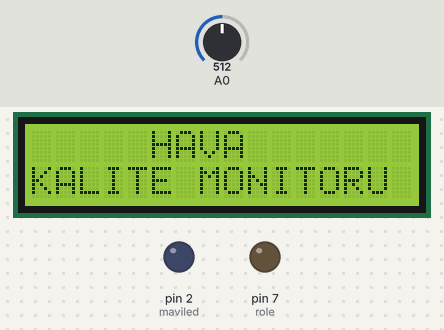
A sketch run on a simulated Arduino Uno, built with avr-gcc and run on an emulated ATmega328P. On the bench: 16×2 character LCD, output pins drawn as LEDs (lit = HIGH). The test bench sets the inputs (shaded band); at power-on: A0 = 512. What the sketch prints to the serial monitor is not drawn.

Above: at 3.1 s.
At 4.6 s:
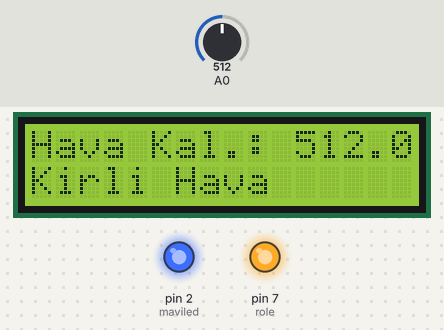
4.7 s: A0 set to 490
At 5.8 s:
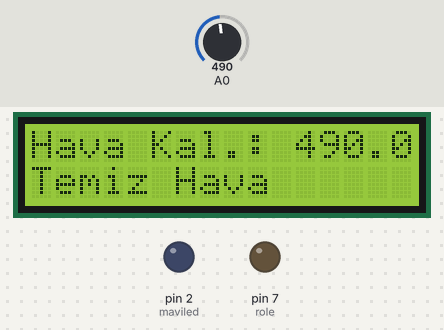
6.5 s: A0 set to 510
At 8.0 s:
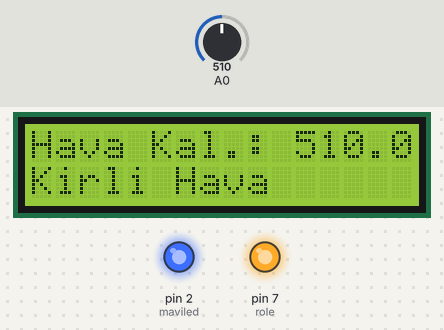
8.6 s: A0 set to 306
At 10.1 s:
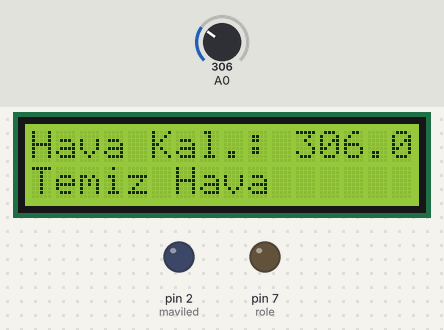
Timing chart, 0 to 11.6 s (numbered marks = the images above; inputs shaded):
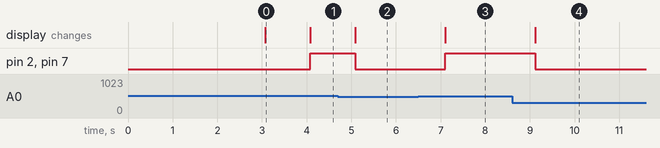

The sketch:

Untitled2.ino
```cpp
#include <SoftwareSerial.h>


#include <LiquidCrystal.h>


LiquidCrystal lcd(13, 12, 6, 5, 4, 3);


float t=0;

char data = 0;

int maviled=2;

int role=7;


void setup()


{


  Serial.begin(9600);


  pinMode(role,OUTPUT);

  pinMode(maviled,OUTPUT);


  lcd.begin(16, 2);


  lcd.setCursor(0,0);


  lcd.print("     HOS");


  lcd.setCursor(0,1);


  lcd.print("   GELDINIZ        ");


  delay(3000);


  lcd.clear();


  lcd.setCursor(0,0);


  lcd.print("     HAVA");


  lcd.setCursor(0,1);


  lcd.print("KALITE MONITORU");


 }


void loop()


{


  delay(1000);


  t = analogRead(A0);

  Serial.print("Airquality = ");


  Serial.println(t);


  lcd.clear();

  lcd.setCursor (0, 0);

  lcd.print ("Hava Kal.: ");

  lcd.print (t);

  lcd.print (" PPM ");


  lcd.setCursor (0,1);

  if (t<=500)

   {

   lcd.print("Temiz Hava");

   Serial.print("Temiz Hava ");

   digitalWrite(maviled,LOW);

   digitalWrite(role,LOW);

}

  else

{

   lcd.print("Kirli Hava");

   Serial.print("Kirli Hava");

   digitalWrite(maviled,HIGH);

   digitalWrite(role,HIGH);


}


}
```

Measured:
- the behaviour switches between 501 and 500 on A0 (found by bisection; images 1 and 2)
- after the input at 4.7 s, pin 2 (maviled), pin 7 (role): HIGH → LOW after 0.39 s; the display: changes after 0.39 s (image 2)
- after the input at 6.5 s, pin 2 (maviled), pin 7 (role): LOW → HIGH after 0.60 s; the display: changes after 0.60 s (image 3)
- after the input at 8.6 s, pin 2 (maviled), pin 7 (role): HIGH → LOW after 0.52 s; the display: changes after 0.52 s (image 4)
- what the display in image 0 shows lasts 1.0 s, from 3.1 s to 4.1 s
